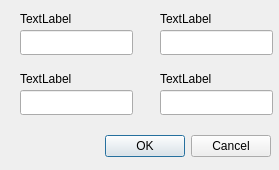
<?xml version="1.0" encoding="UTF-8"?>
<ui version="4.0">
 <class>Dialog</class>
 <widget class="QDialog" name="Dialog">
  <property name="geometry">
   <rect>
    <x>0</x>
    <y>0</y>
    <width>279</width>
    <height>170</height>
   </rect>
  </property>
  <property name="windowTitle">
   <string>Dialog</string>
  </property>
  <widget class="QDialogButtonBox" name="buttonBox">
   <property name="geometry">
    <rect>
     <x>20</x>
     <y>130</y>
     <width>251</width>
     <height>32</height>
    </rect>
   </property>
   <property name="orientation">
    <enum>Qt::Horizontal</enum>
   </property>
   <property name="standardButtons">
    <set>QDialogButtonBox::Cancel|QDialogButtonBox::Ok</set>
   </property>
  </widget>
  <widget class="QLineEdit" name="lOne">
   <property name="geometry">
    <rect>
     <x>20</x>
     <y>30</y>
     <width>113</width>
     <height>25</height>
    </rect>
   </property>
  </widget>
  <widget class="QLabel" name="pOne">
   <property name="geometry">
    <rect>
     <x>20</x>
     <y>10</y>
     <width>111</width>
     <height>17</height>
    </rect>
   </property>
   <property name="text">
    <string>TextLabel</string>
   </property>
  </widget>
  <widget class="QLineEdit" name="lTwo">
   <property name="geometry">
    <rect>
     <x>160</x>
     <y>30</y>
     <width>113</width>
     <height>25</height>
    </rect>
   </property>
  </widget>
  <widget class="QLabel" name="pTwo">
   <property name="geometry">
    <rect>
     <x>160</x>
     <y>10</y>
     <width>111</width>
     <height>17</height>
    </rect>
   </property>
   <property name="text">
    <string>TextLabel</string>
   </property>
  </widget>
  <widget class="QLineEdit" name="lThree">
   <property name="geometry">
    <rect>
     <x>20</x>
     <y>90</y>
     <width>113</width>
     <height>25</height>
    </rect>
   </property>
  </widget>
  <widget class="QLabel" name="pThree">
   <property name="geometry">
    <rect>
     <x>20</x>
     <y>70</y>
     <width>111</width>
     <height>17</height>
    </rect>
   </property>
   <property name="text">
    <string>TextLabel</string>
   </property>
  </widget>
  <widget class="QLineEdit" name="lFour">
   <property name="geometry">
    <rect>
     <x>160</x>
     <y>90</y>
     <width>113</width>
     <height>25</height>
    </rect>
   </property>
  </widget>
  <widget class="QLabel" name="pFour">
   <property name="geometry">
    <rect>
     <x>160</x>
     <y>70</y>
     <width>111</width>
     <height>17</height>
    </rect>
   </property>
   <property name="text">
    <string>TextLabel</string>
   </property>
  </widget>
 </widget>
 <resources/>
 <connections>
  <connection>
   <sender>buttonBox</sender>
   <signal>accepted()</signal>
   <receiver>Dialog</receiver>
   <slot>accept()</slot>
   <hints>
    <hint type="sourcelabel">
     <x>248</x>
     <y>254</y>
    </hint>
    <hint type="destinationlabel">
     <x>157</x>
     <y>274</y>
    </hint>
   </hints>
  </connection>
  <connection>
   <sender>buttonBox</sender>
   <signal>rejected()</signal>
   <receiver>Dialog</receiver>
   <slot>reject()</slot>
   <hints>
    <hint type="sourcelabel">
     <x>316</x>
     <y>260</y>
    </hint>
    <hint type="destinationlabel">
     <x>286</x>
     <y>274</y>
    </hint>
   </hints>
  </connection>
 </connections>
</ui>
